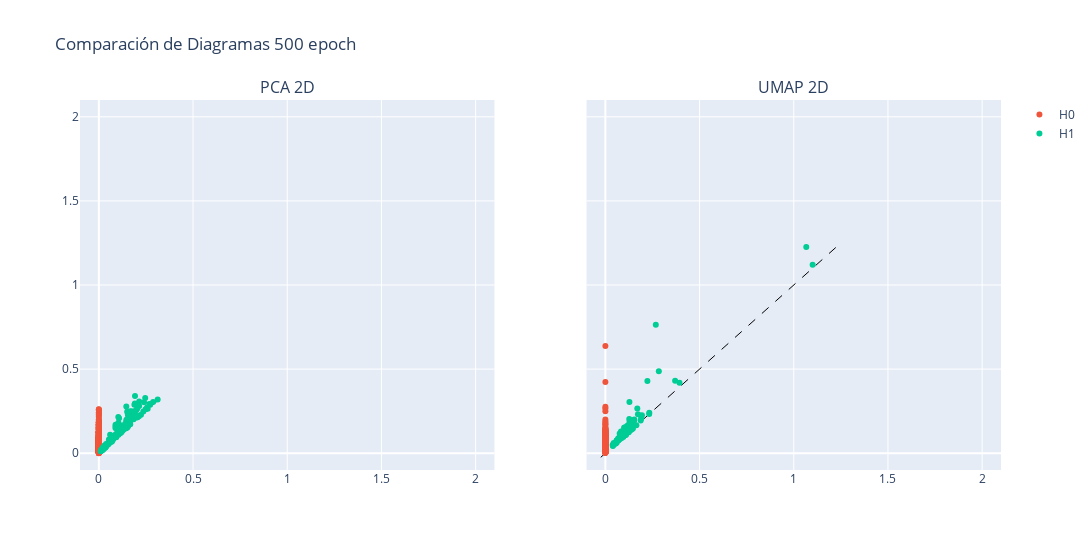

The code cell stored with this chart in its notebook:
### Code cell
# Crear una figura con dos subplots, asegurando que el aspecto de la cuadrícula sea cuadrado
fig = make_subplots(rows=1, cols=2, subplot_titles=["PCA 2D", "UMAP 2D"], 
                    shared_yaxes=True, shared_xaxes=True)

# Definir un mapeo de colores para cada dimensión (cambia los colores como desees)
dimension_colors = {
    'H0': '#EF553B',
    'H1': '#00CC96'
}

# Generar el primer gráfico
fig1 = plot_diagram(diagrams_pca2d[0])
for trace in fig1['data']:
    # Asignar un color basado en la etiqueta del 'trace'
    trace_name = trace.name
    if trace_name in dimension_colors:
        trace.marker.color = dimension_colors[trace_name]
    fig.add_trace(trace, row=1, col=1)

# Generar el segundo gráfico con los mismos colores
fig2 = plot_diagram(diagrams_umap2d[0])
for trace in fig2['data']:
    trace_name = trace.name
    if trace_name in dimension_colors:
        trace.marker.color = dimension_colors[trace_name]
    trace.showlegend = False  # Desactivar la leyenda para el segundo gráfico
    fig.add_trace(trace, row=1, col=2)

# Ajustar el tamaño de la figura para mantener el aspecto 1:1
fig.update_layout(
    width=1100, 
    height=550,
    title_text=f"Comparación de Diagramas {num_epochs} epoch",
    showlegend=True
)

fig.update_xaxes(
    range=[-0.1,2.1],
)

fig.update_yaxes(
    range=[-0.1,2.1],
)

# Mostrar el gráfico
fig.show()
